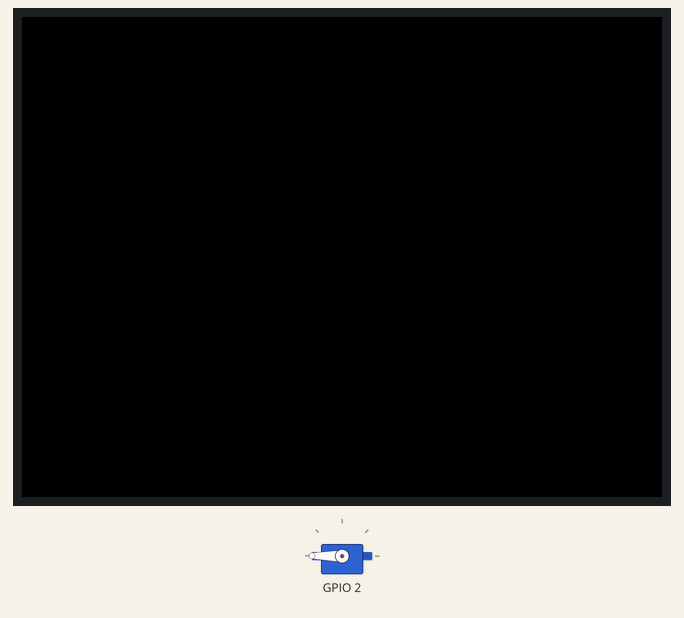
Recording of a sketch running on a simulated ESP32. Shown: 320×240 colour display, servo. Servo pulses on a pin are drawn as a servo (544–2400 µs = 0–180°).

Above: at 0.2 s.
At 1.95 s:
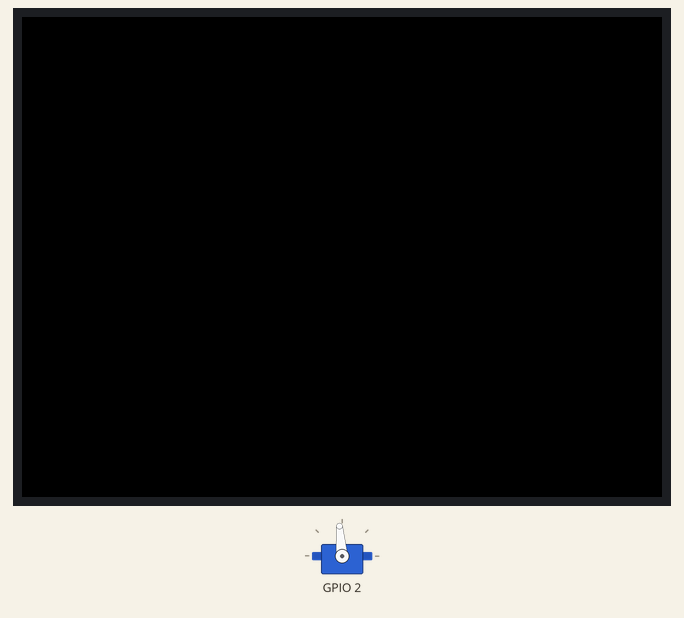
At 3.7 s:
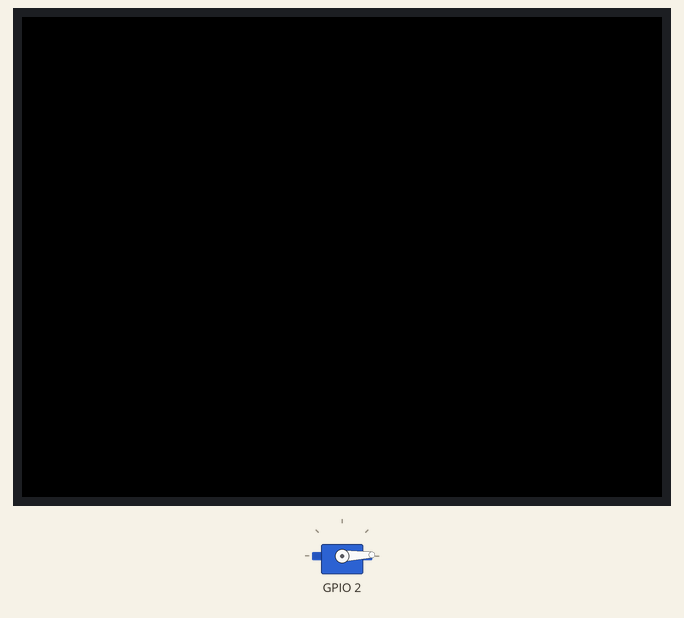
At 7.25 s:
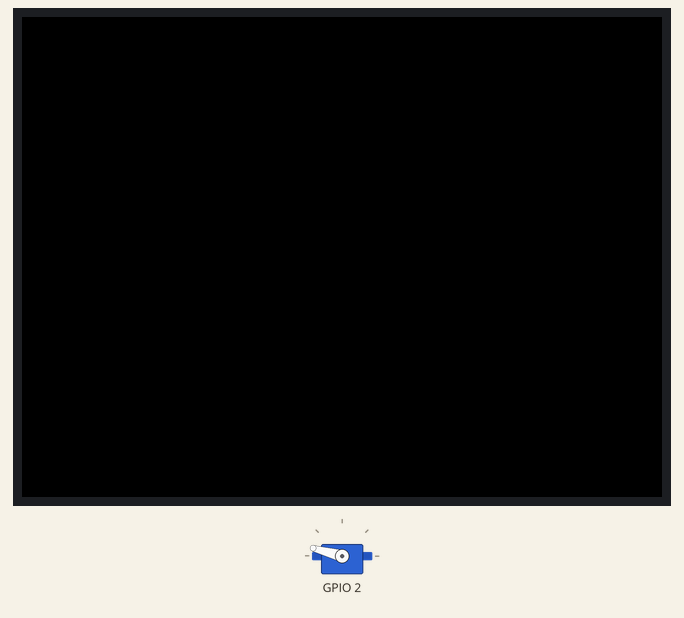
Timing chart, 0 to 9.8 s (numbered marks = the images above):
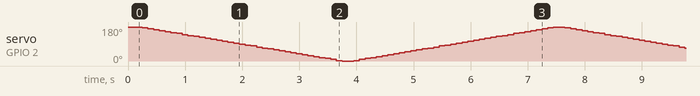

The sketch:

servo_motor.ino
```cpp
#include <M5Stack.h>

void SG90write(int angle) {
    ledcWrite(15, map(constrain(angle, -90, 90), -90, 90, 123, 26));  // -90°〜90°を26〜123に比例計算
}

void setup() {
    M5.begin();

    ledcSetup(15, 50, 10);  // (チャネル, 周波数, 分解能)
    ledcAttachPin(2, 15);   // (ピン番号, チャネル)
}

void loop() {
     for (int angle = -90; angle <= 90; angle += 5) {  // 角度を-90°から90°まで5°ずつ増やす
        SG90write(angle);
        delay(100);
    }
    for (int angle = 90; angle >= -90; angle -= 5) {  // 角度を-90°から90°まで5°ずつ増やす
        SG90write(angle);
        delay(100);
    }
}
```
